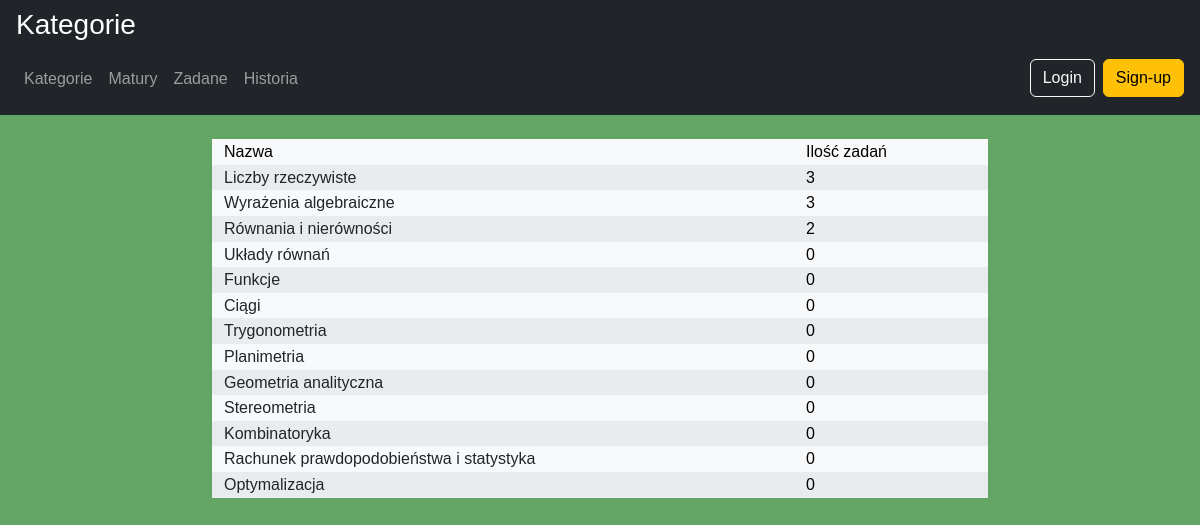
Screenshot of /matematyka/categories/ with the database file from the repository.
### matematyka/models.py (models this page shows, shortened)
class Category(models.Model):
    name = models.CharField(max_length=100, unique=True)

### matematyka/views.py (the view)
# urls.py: path('categories/', views.CategoryListView.as_view(), name='category_list'),
class CategoryListView(generic.ListView):
    model = Category
    template_name = 'matematyka/categories.html'
    context_object_name = 'categories'
    def get_context_data(self, **kwargs):
        context = super().get_context_data(**kwargs)
        for category in context['categories']:
            category.task_count = category.tasks.count()
        return context

### matematyka/templates/matematyka/categories.html
{% extends 'base.html' %}
{% block header %}
<h3>{% block title %}Kategorie{% endblock %}</h3>
{% endblock %}
{% block content %}
<div class="container custom-grid text-black">
    <div class="row">
        <div class="col-lg-9">Nazwa</div>
        <div class="col-lg-3">Ilość zadań</div>
    </div>
    {% for category in categories %}
    <div class="row">
        <div class="col-lg-9">
            <a href="{% url 'category_tasks' category.id %}" class="d-block text-decoration-none link-dark">
                {{ category.name }}
            </a></div>
            <div class="col-lg-3">{{ category.task_count }}</div>
        </div>
        {% endfor %}
    </div>
    {% endblock %}

### matematyka/templates/base.html (shortened to what this page needs)
{% load static %}
<!doctype html>
<html lang="pl">
<head>
    <link href="https://cdn.jsdelivr.net/npm/bootstrap@5.3.0/dist/css/bootstrap.min.css" rel="stylesheet">
    <link rel="stylesheet" href="{% static 'matematyka/css/style.css' %}">
</head>
<body>
    <header class="bg-dark text-white py-2 w-100">
        {% block header %}{% endblock %}
        <nav class="navbar navbar-expand-lg navbar-dark bg-dark">
            <div class="container-fluid">
                <div class="collapse navbar-collapse" id="mainNavbar">
                    <ul class="navbar-nav me-auto mb-2 mb-lg-0">
                        <li class="nav-item"><a class="nav-link" href="{% url 'category_list' %}">Kategorie</a></li>
                        <li class="nav-item"><a class="nav-link" href="{% url 'exam_list' %}">Matury</a></li>
                        <li class="nav-item"><a class="nav-link" href="{% url 'assigned_tasks'%}">Zadane</a></li>
                        <li class="nav-item"><a class="nav-link" href="#">Historia</a></li>
                    </ul>
                    <div class="d-flex align-items-center">
                        {% if user.is_authenticated %}
                        <span class="text-white me-3">Witaj, {{ user.username }}!</span>
                        <form action="{% url 'logout' %}" method="post" class="me-2 d-inline">
                            {% csrf_token %}
                            <button class="btn btn-outline-light" type="submit">Wyloguj</button>
                        </form>
                        {% else %}
                        <a href="{% url 'login' %}" class="btn btn-outline-light me-2">Login</a>
                        <a href="{% url 'register' %}" class="btn btn-warning">Sign-up</a>
                        {% endif %}
                    </div>
                </div>
            </div>
        </nav>
    </header>
    <section class="container-fluid">
        <div class="row justify-content-center">
            <div class="col-lg-8 col-sm-12">
                {% block content %}{% endblock %}
            </div>
        </div>
    </section>
</body>
</html>

### matematyka/static/matematyka/css/style.css (style rules this page uses)
* { margin: 0; padding: 0; box-sizing: border-box; }
html, body { background-color: rgb(98, 165, 100); color: white; font-family: Arial, Helvetica, sans-serif; line-height: 1.6; }
header { background-color: black; color: white; padding: 1rem; width: 100%; margin-bottom: 1.5rem; }
header.bg-dark { width: 100%; }
header .container-fluid { padding-left: 0; padding-right: 0; }
nav { margin-top: 0.5rem; display: flex; gap: 1rem; }
nav a { text-decoration: none; color: white; padding: 0.5rem 0.75rem; border-radius: 4px; transition: background-color 0.3s ease; }
a { color: white; text-decoration: none; }
.custom-grid .row:nth-child(odd)>[class^="col-"] { background-color: #f8f9fa; }
.custom-grid .row:nth-child(even)>[class^="col-"] { background-color: #e9ecef; }

### rows the page displays
Category: name "Liczby rzeczywiste", task_count "3"
Category: name "Wyrażenia algebraiczne", task_count "3"
Category: name "Równania i nierówności", task_count "2"
Category: name "Układy równań", task_count "0"
Category: name "Funkcje", task_count "0"
Category: name "Ciągi", task_count "0"
Category: name "Trygonometria", task_count "0"
Category: name "Planimetria", task_count "0"
Category: name "Geometria analityczna", task_count "0"
Category: name "Stereometria", task_count "0"
Category: name "Kombinatoryka", task_count "0"
Category: name "Rachunek prawdopodobieństwa i statystyka", task_count "0"
Category: name "Optymalizacja", task_count "0"
